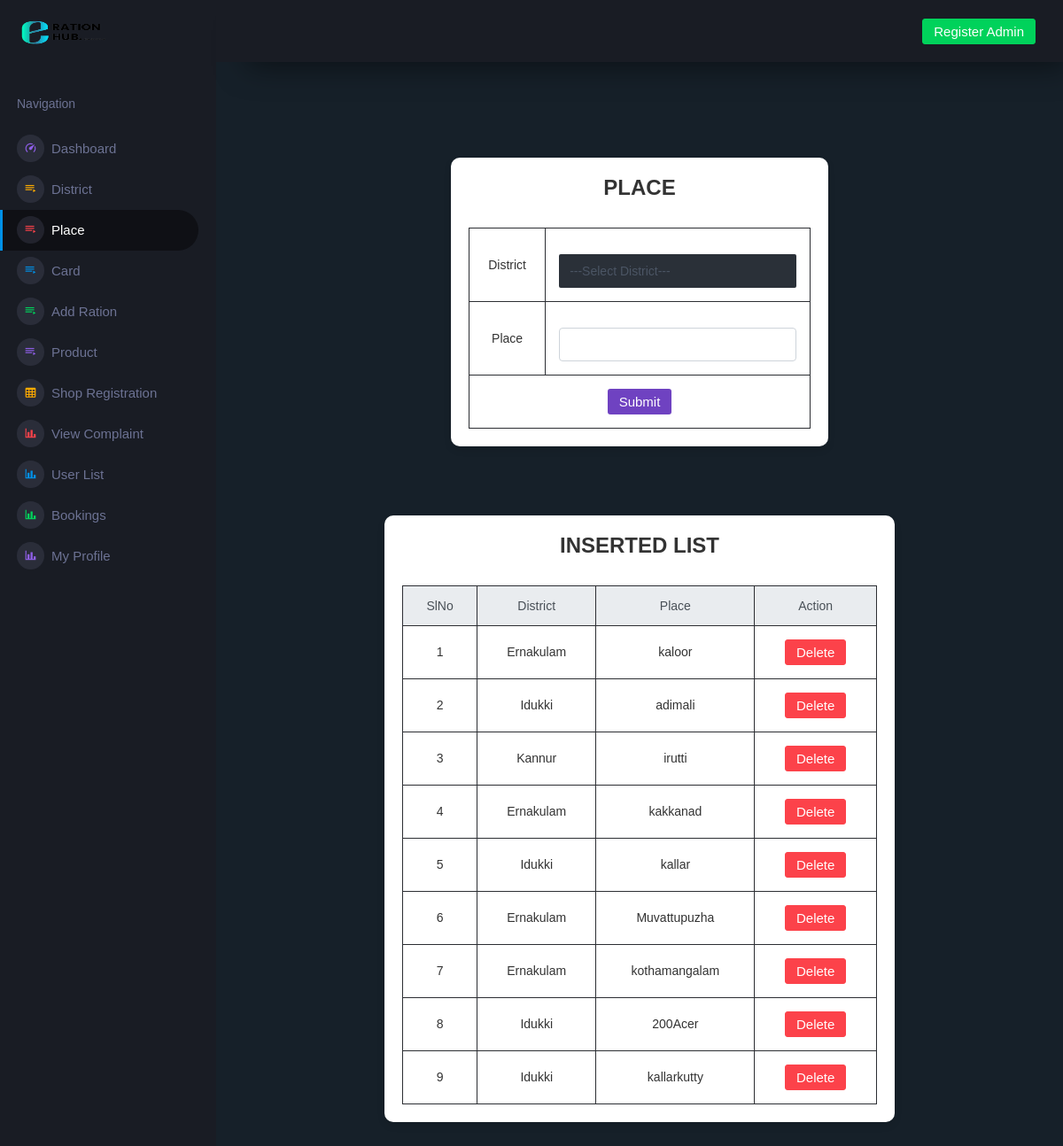
The page /Project/Admin/Place.php on the database its author committed.
### tables this page shows
CREATE TABLE `tbl_place` (
  `place_id` int(11) NOT NULL,
  `place_name` varchar(60) NOT NULL,
  `district_id` int(11) NOT NULL
);

CREATE TABLE `tbl_district` (
  `district_id` int(11) NOT NULL,
  `district_name` varchar(50) NOT NULL
);

### Project/Admin/Place.php (the view, shortened to what this page needs)
<?php
include("../Assets/Connection/Connection.php");
include("Head.php");
?>
<!DOCTYPE html PUBLIC "-//W3C//DTD XHTML 1.0 Transitional//EN" "http://www.w3.org/TR/xhtml1/DTD/xhtml1-transitional.dtd">
<html xmlns="http://www.w3.org/1999/xhtml">
<head>
</head>
<body>
<form id="form1" name="form1" method="post" action="">
<div class="container mt-5">
    <div class="row justify-content-center">
        <div class="col-md-6">
            <div class="table-wrapper">
                <h3>Place</h3>
                <table class="table table-bordered table-striped">
                    <tbody>
                        <tr>
                            <td>District</td>
                            <td>
                                <select name="seldis" id="seldis" class="form-control" required>
                                    <option value="sel">---Select District---</option>
                                </select>
                            </td>
                        </tr>
                        <tr>
                            <td>Place</td>
                            <td>
                                <input type="text" name="txtplace" id="txtplace" class="form-control" required/>
                            </td>
                        </tr>
                        <tr>
                            <td colspan="2" class="text-center">
                                <input type="submit" name="btnsub" id="btnsub" value="Submit" class="btn btn-custom" />
                            </td>
                        </tr>
                    </tbody>
                </table>
            </div>
        </div>
    </div>
</div>
<div class="container mt-5">
    <div class="row justify-content-center">
        <div class="col-md-8">
            <div class="table-wrapper">
                <h3>Inserted List</h3>
                <table class="table table-bordered table-striped">
                    <thead class="thead-light">
                        <tr>
                            <th>SlNo</th>
                            <th>District</th>
                            <th>Place</th>
                            <th>Action</th>
                        </tr>
                    </thead>
                    <tbody>
                        <?php
                            $selQry = "select *from tbl_place p inner join tbl_district d on p.district_id=d.district_id";
                            $result = $Con->query($selQry);
                            $i = 0;
                            while ($data = $result->fetch_assoc()) {
                                $i++;
                        ?>
                        <tr>
                            <td><?php echo $i; ?></td>
                            <td><?php echo $data['district_name'] ?></td>
                            <td><?php echo $data['place_name'] ?></td>
                            <td><a href="place.php?did=<?php echo $data['place_id'] ?>" class="btn btn-danger">Delete</a></td>
                        </tr>
                        <?php } ?>
                    </tbody>
                </table>
            </div>
        </div>
    </div>
</div>
</form>
</body>
</html>
<?php
include("Foot.php");
?>

### Project/Admin/Place.php (style rules this page uses)
body { background-color: #495057 !important; font-family: 'Arial', sans-serif; }
.table-wrapper { background-color: #fff; padding: 20px; border-radius: 10px; box-shadow: 0 4px 8px rgba(0, 0, 0, 0.1); margin-top: 30px; }
h3 { color: #333; font-weight: bold; text-transform: uppercase; margin-bottom: 30px; text-align: center; }
.table thead th { background-color: #f8f9fa; color: #6c757d; text-align: center; }
.table tbody td { background-color: #fff; color: #333; text-align: center; }
.btn-custom { background-color: #6f42c1; color: white; transition: background-color 0.3s ease; }
input[type="text"], select { background-color: #fff; color: #333; padding: 8px; border: 1px solid #ced4da; border-radius: 4px; width: 100%; font-size: 1rem; outline: none; }
select { appearance: none; background-position: right 10px center; background-repeat: no-repeat; background-color: #fff; color: #333; }

### rows shown on the page
tbl_place: district.district_name "Ernakulam", place_name "kaloor"
tbl_place: district.district_name "Idukki", place_name "adimali"
tbl_place: district.district_name "Kannur", place_name "irutti"
tbl_place: district.district_name "Ernakulam", place_name "kakkanad"
tbl_place: district.district_name "Idukki", place_name "kallar"
tbl_place: district.district_name "Ernakulam", place_name "Muvattupuzha"
tbl_place: district.district_name "Ernakulam", place_name "kothamangalam"
tbl_place: district.district_name "Idukki", place_name "200Acer"
tbl_place: district.district_name "Idukki", place_name "kallarkutty"
